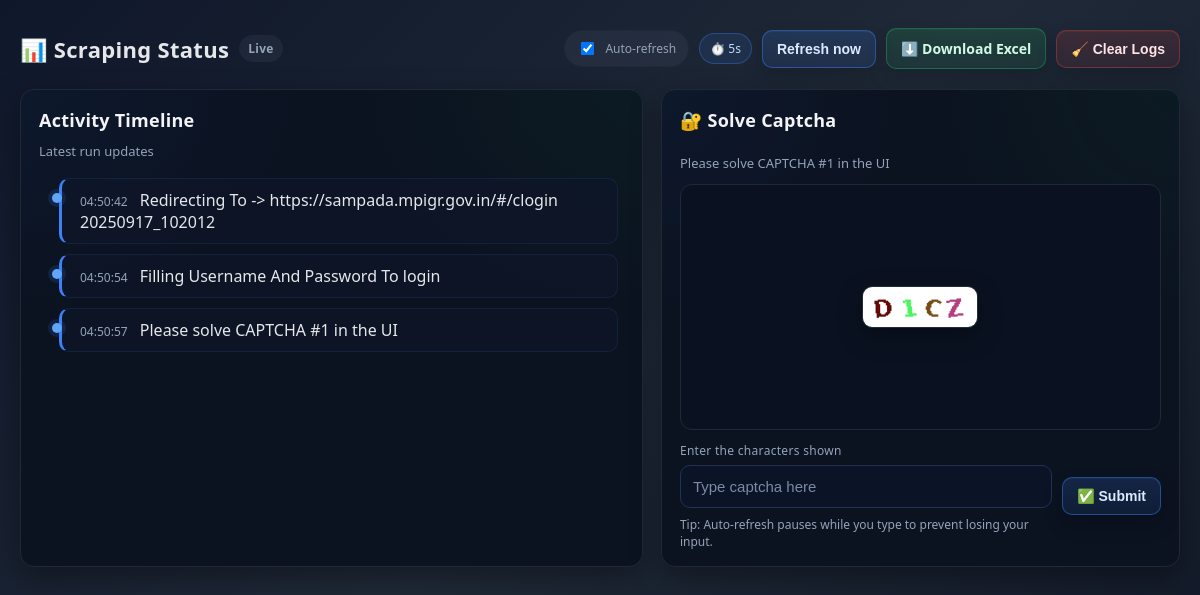
/get-status/, run on the app's committed database.
### scraper_app/models.py (models this page shows)
class ScrapingStatus(models.Model):
    run = models.ForeignKey(
        ScrapingRun,
        on_delete=models.CASCADE,
        related_name="statuses",
        null=True,   # 👈 allow empty for old rows
        blank=True
    )
    message = models.CharField(max_length=255, default="No Message")
    created_at = models.DateTimeField(default=timezone.now)
    captcha_image = models.ImageField(upload_to="captchas/", null=True, blank=True)

### scraper_app/views.py (the view, shortened to what this page needs)
# urls.py: path("get-status/", views.get_status, name="get_status"),
def get_status(request):
    latest_run = ScrapingRun.objects.order_by("-started_at").first()
    if latest_run:
        statuses = latest_run.statuses.order_by("created_at")
    else:
        statuses = []
    latest_status = ScrapingStatus.objects.order_by("-created_at").first()
    captcha_value = None
    timestamp = int(time.time())
    return render(
        request,
        "scraper_app/status.html",
        {
            "statuses": statuses,
            "status": latest_status,
            "captcha_value": captcha_value,
            "timestamp": timestamp,
        },
    )

### scraper_app/templates/scraper_app/status.html (shortened to what this page needs)
<!DOCTYPE html>
<html lang="en">
<head>
</head>
<body>
    <div class="page">
        <div class="header">
            <div class="title">
                <span>📊 Scraping Status</span>
                <span class="badge">Live</span>
            </div>
            <div class="actions">
                <div class="refresh-controls">
                    <span class="toggle">
                        <input type="checkbox" id="autoRefreshToggle" checked>
                        <label for="autoRefreshToggle">Auto-refresh</label>
                    </span>
                    <span class="pill" title="Refresh interval">⏱️ 5s</span>
                    <button type="button" class="btn btn-accent" id="refreshNow">Refresh now</button>
                </div>
                <a href="{% url 'download_excel' %}" class="btn btn-success">⬇️ Download Excel</a>
                <form method="post" action="{% url 'clear_logs' %}" style="display:inline">
                    <button type="submit" class="btn btn-danger">🧹 Clear Logs</button>
                </form>
            </div>
        </div>
        <div class="grid">
            <div class="card">
                <h3>Activity Timeline</h3>
                <div class="subtle">Latest run updates</div>
                <ul class="timeline" aria-live="polite">
                    {% for st in statuses %}
                        <li class="timeline-item">
                            <span class="timeline-time">{{ st.created_at|date:"H:i:s" }}</span>
                            <span>{{ st.message }}</span>
                        </li>
                    {% empty %}
                        <li class="empty">No updates yet — your scraping progress will appear here.</li>
                    {% endfor %}
                </ul>
            </div>
            <div class="card captcha-wrap">
                <h3>🔐 Solve Captcha</h3>
                {% with cs=captcha_status|default:status %}
                    {% if cs and cs.captcha_image %}
                        <div class="subtle">{{ cs.message }}</div>
                        <div class="captcha-image">
                            <img src="{{ cs.captcha_image.url }}{% if timestamp %}?{{ timestamp }}{% endif %}" alt="Captcha Image">
                        </div>
                        <form method="post" class="form" action="">
                            <div class="field">
                                <label for="captcha_value" class="label">Enter the characters shown</label>
                                <input
                                    type="text"
                                    id="captcha_value"
                                    name="captcha_value"
                                    class="input"
                                    placeholder="Type captcha here"
                                    autocomplete="off"
                                    inputmode="text"
                                    required
                                >
                                <div class="note">Tip: Auto-refresh pauses while you type to prevent losing your input.</div>
                            </div>
                            <button type="submit" class="btn btn-accent">✅ Submit</button>
                        </form>
                    {% endif %}
                {% endwith %}
            </div>
        </div>
    </div>
</body>
</html>

### data on the page
ScrapingStatus: created_at "04:50:42", message "Redirecting To -> https://sampada.mpigr.gov.in/#/clogin 20250917_102012"
ScrapingStatus: created_at "04:50:54", message "Filling Username And Password To login"
ScrapingStatus: created_at "04:50:57", message "Please solve CAPTCHA #1 in the UI", captcha_image (picture)
